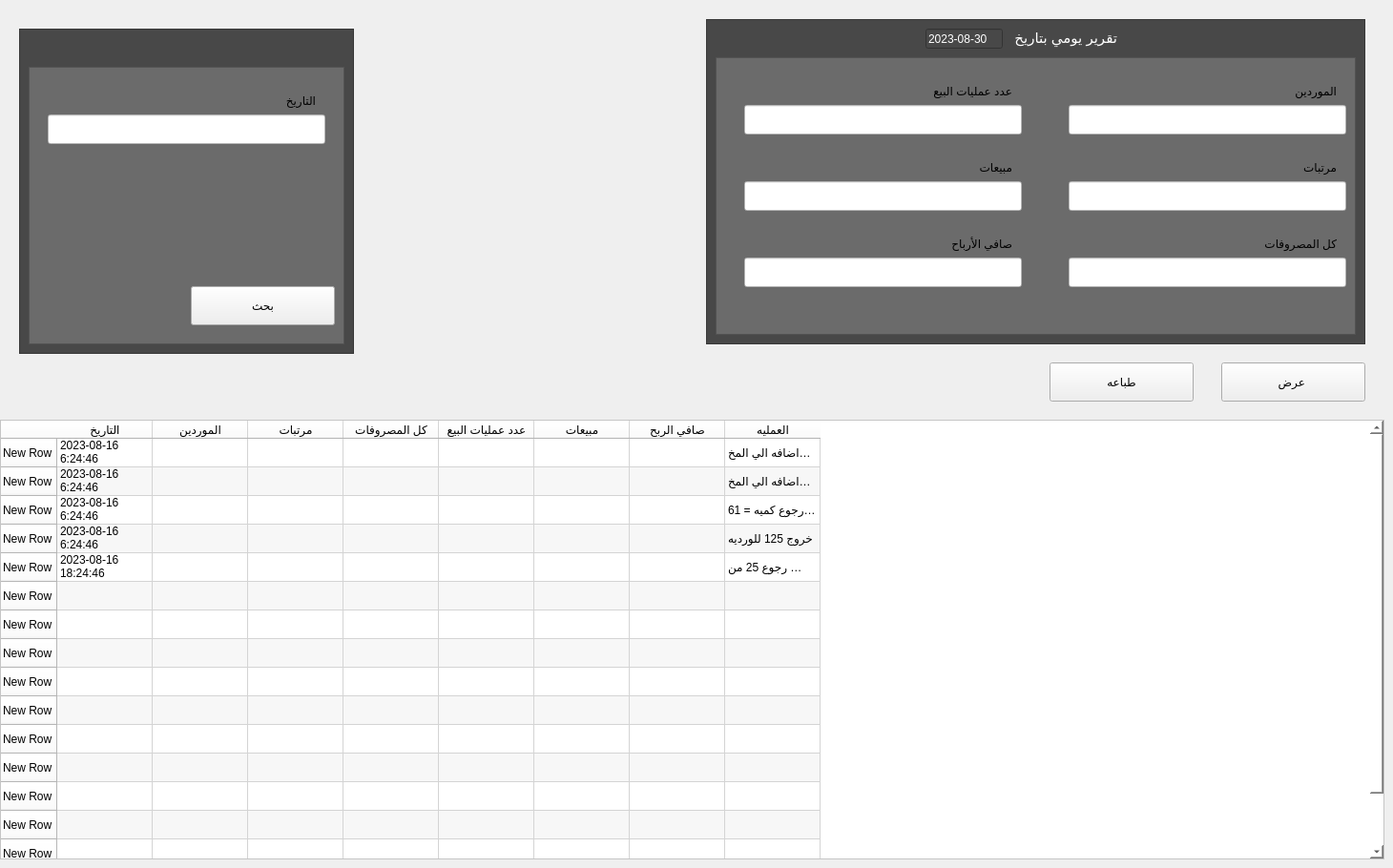
   <widget class="QWidget" name="tab_17">
    <attribute name="title">
     <string>تقرير يومي</string>
    </attribute>
    <widget class="QGraphicsView" name="graphicsView_66">
     <property name="geometry">
      <rect>
       <x>740</x>
       <y>20</y>
       <width>691</width>
       <height>341</height>
      </rect>
     </property>
     <property name="styleSheet">
      <string notr="true">background-color: rgb(72, 72, 72);
</string>
     </property>
    </widget>
    <widget class="QGraphicsView" name="graphicsView_65">
     <property name="geometry">
      <rect>
       <x>750</x>
       <y>60</y>
       <width>671</width>
       <height>291</height>
      </rect>
     </property>
     <property name="styleSheet">
      <string notr="true">background-color: rgb(136, 136, 136);
background-color: rgb(107, 107, 107);</string>
     </property>
    </widget>
    <widget class="QLabel" name="label_125">
     <property name="geometry">
      <rect>
       <x>1060</x>
       <y>30</y>
       <width>111</width>
       <height>20</height>
      </rect>
     </property>
     <property name="styleSheet">
      <string notr="true">background-color: transparent;
color: rgb(255, 255, 255);
font-size:15px;</string>
     </property>
     <property name="text">
      <string>تقرير يومي بتاريخ</string>
     </property>
    </widget>
    <widget class="QLabel" name="label_339">
     <property name="geometry">
      <rect>
       <x>950</x>
       <y>80</y>
       <width>111</width>
       <height>31</height>
      </rect>
     </property>
     <property name="styleSheet">
      <string notr="true">background-color: transparent;
</string>
     </property>
     <property name="text">
      <string>عدد عمليات البيع</string>
     </property>
    </widget>
    <widget class="QLineEdit" name="subscription_men_startdate_LINE_51">
     <property name="geometry">
      <rect>
       <x>1120</x>
       <y>190</y>
       <width>291</width>
       <height>31</height>
      </rect>
     </property>
     <property name="styleSheet">
      <string notr="true">	background-color: rgb(255, 255, 255);
</string>
     </property>
     <property name="text">
      <string/>
     </property>
     <property name="readOnly">
      <bool>true</bool>
     </property>
    </widget>
    <widget class="QLabel" name="label_229">
     <property name="geometry">
      <rect>
       <x>950</x>
       <y>240</y>
       <width>111</width>
       <height>31</height>
      </rect>
     </property>
     <property name="styleSheet">
      <string notr="true">background-color: transparent;
</string>
     </property>
     <property name="text">
      <string>صافي الأرباح</string>
     </property>
    </widget>
    <widget class="QLabel" name="label_230">
     <property name="geometry">
      <rect>
       <x>1290</x>
       <y>240</y>
       <width>111</width>
       <height>31</height>
      </rect>
     </property>
     <property name="styleSheet">
      <string notr="true">background-color: transparent;
</string>
     </property>
     <property name="text">
      <string>كل المصروفات</string>
     </property>
    </widget>
    <widget class="QLineEdit" name="subscription_men_startdate_LINE_52">
     <property name="geometry">
      <rect>
       <x>1120</x>
       <y>270</y>
       <width>291</width>
       <height>31</height>
      </rect>
     </property>
     <property name="styleSheet">
      <string notr="true">	background-color: rgb(255, 255, 255);
</string>
     </property>
     <property name="text">
      <string/>
     </property>
     <property name="readOnly">
      <bool>true</bool>
     </property>
    </widget>
    <widget class="QLineEdit" name="subscription_men_startdate_LINE_53">
     <property name="geometry">
      <rect>
       <x>780</x>
       <y>110</y>
       <width>291</width>
       <height>31</height>
      </rect>
     </property>
     <property name="styleSheet">
      <string notr="true">	background-color: rgb(255, 255, 255);
</string>
     </property>
     <property name="text">
      <string/>
     </property>
     <property name="readOnly">
      <bool>true</bool>
     </property>
    </widget>
    <widget class="QLineEdit" name="subscription_men_startdate_LINE_54">
     <property name="geometry">
      <rect>
       <x>970</x>
       <y>30</y>
       <width>81</width>
       <height>21</height>
      </rect>
     </property>
     <property name="styleSheet">
      <string notr="true">background-color: rgb(72, 72, 72);
border-color: rgb(72, 72, 72);
color: rgb(255, 255, 255);</string>
     </property>
     <property name="text">
      <string>2023-08-30</string>
     </property>
     <property name="readOnly">
      <bool>true</bool>
     </property>
    </widget>
    <widget class="QLabel" name="label_231">
     <property name="geometry">
      <rect>
       <x>1320</x>
       <y>160</y>
       <width>81</width>
       <height>31</height>
      </rect>
     </property>
     <property name="styleSheet">
      <string notr="true">background-color: transparent;
</string>
     </property>
     <property name="text">
      <string>مرتبات</string>
     </property>
    </widget>
    <widget class="QLineEdit" name="subscription_men_startdate_LINE_55">
     <property name="geometry">
      <rect>
       <x>780</x>
       <y>270</y>
       <width>291</width>
       <height>31</height>
      </rect>
     </property>
     <property name="styleSheet">
      <string notr="true">	background-color: rgb(255, 255, 255);
</string>
     </property>
     <property name="text">
      <string/>
     </property>
     <property name="readOnly">
      <bool>true</bool>
     </property>
    </widget>
    <widget class="QPushButton" name="subscription_men_sahowall_btn_26">
     <property name="geometry">
      <rect>
       <x>1280</x>
       <y>380</y>
       <width>151</width>
       <height>41</height>
      </rect>
     </property>
     <property name="styleSheet">
      <string notr="true">.QPushButton:hover {
	background:linear-gradient(to bottom, #ccc2a6 5%, #eae0c2 100%);
	
	color: rgb(0, 0, 0);
		
	background-color: rgb(255, 255, 255);
	border-color: rgb(38, 38, 38);

}
.QPushButton:active {
	position:relative;
	top:1px;
}</string>
     </property>
     <property name="text">
      <string>عرض </string>
     </property>
    </widget>
    <widget class="QLabel" name="label_232">
     <property name="geometry">
      <rect>
       <x>1320</x>
       <y>80</y>
       <width>81</width>
       <height>31</height>
      </rect>
     </property>
     <property name="styleSheet">
      <string notr="true">background-color: transparent;
</string>
     </property>
     <property name="text">
      <string>الموردين</string>
     </property>
    </widget>
    <widget class="QLabel" name="label_234">
     <property name="geometry">
      <rect>
       <x>950</x>
       <y>160</y>
       <width>111</width>
       <height>31</height>
      </rect>
     </property>
     <property name="styleSheet">
      <string notr="true">background-color: transparent;
</string>
     </property>
     <property name="text">
      <string>مبيعات </string>
     </property>
    </widget>
    <widget class="QPushButton" name="subscription_men_sahowall_btn_27">
     <property name="geometry">
      <rect>
       <x>1100</x>
       <y>380</y>
       <width>151</width>
       <height>41</height>
      </rect>
     </property>
     <property name="styleSheet">
      <string notr="true">.QPushButton:hover {
	background:linear-gradient(to bottom, #ccc2a6 5%, #eae0c2 100%);
	
	color: rgb(0, 0, 0);
		
	background-color: rgb(255, 255, 255);
	border-color: rgb(38, 38, 38);

}
.QPushButton:active {
	position:relative;
	top:1px;
}</string>
     </property>
     <property name="text">
      <string>طباعه</string>
     </property>
    </widget>
    <widget class="QLineEdit" name="subscription_men_startdate_LINE_56">
     <property name="geometry">
      <rect>
       <x>1120</x>
       <y>110</y>
       <width>291</width>
       <height>31</height>
      </rect>
     </property>
     <property name="styleSheet">
      <string notr="true">	background-color: rgb(255, 255, 255);
</string>
     </property>
     <property name="text">
      <string/>
     </property>
     <property name="readOnly">
      <bool>true</bool>
     </property>
    </widget>
    <widget class="QLineEdit" name="subscription_men_startdate_LINE_88">
     <property name="geometry">
      <rect>
       <x>780</x>
       <y>190</y>
       <width>291</width>
       <height>31</height>
      </rect>
     </property>
     <property name="styleSheet">
      <string notr="true">	background-color: rgb(255, 255, 255);
</string>
     </property>
     <property name="text">
      <string/>
     </property>
     <property name="readOnly">
      <bool>true</bool>
     </property>
    </widget>
    <widget class="QTableWidget" name="tableWidget_12">
     <property name="geometry">
      <rect>
       <x>0</x>
       <y>440</y>
       <width>1451</width>
       <height>461</height>
      </rect>
     </property>
     <property name="styleSheet">
      <string notr="true">background-color: rgb(255, 255, 255);</string>
     </property>
     <property name="alternatingRowColors">
      <bool>true</bool>
     </property>
     <property name="horizontalScrollMode">
      <enum>QAbstractItemView::ScrollPerPixel</enum>
     </property>
     <property name="showGrid">
      <bool>true</bool>
     </property>
     <property name="gridStyle">
      <enum>Qt::CustomDashLine</enum>
     </property>
     <property name="sortingEnabled">
      <bool>true</bool>
     </property>
     <property name="wordWrap">
      <bool>true</bool>
     </property>
     <row>
      <property name="text">
       <string>New Row</string>
      </property>
     </row>
     <row>
      <property name="text">
       <string>New Row</string>
      </property>
     </row>
     <row>
      <property name="text">
       <string>New Row</string>
      </property>
     </row>
     <row>
      <property name="text">
       <string>New Row</string>
      </property>
     </row>
     <row>
      <property name="text">
       <string>New Row</string>
      </property>
     </row>
     <row>
      <property name="text">
       <string>New Row</string>
      </property>
     </row>
     <row>
      <property name="text">
       <string>New Row</string>
      </property>
     </row>
     <row>
      <property name="text">
       <string>New Row</string>
      </property>
     </row>
     <row>
      <property name="text">
       <string>New Row</string>
      </property>
     </row>
     <row>
      <property name="text">
       <string>New Row</string>
      </property>
     </row>
     <row>
      <property name="text">
       <string>New Row</string>
      </property>
     </row>
     <row>
      <property name="text">
       <string>New Row</string>
      </property>
     </row>
     <row>
      <property name="text">
       <string>New Row</string>
      </property>
     </row>
     <row>
      <property name="text">
       <string>New Row</string>
      </property>
     </row>
     <row>
      <property name="text">
       <string>New Row</string>
      </property>
     </row>
     <row>
      <property name="text">
       <string>New Row</string>
      </property>
     </row>
     <column>
      <property name="text">
       <string>التاريخ</string>
      </property>
     </column>
     <column>
      <property name="text">
       <string>الموردين</string>
      </property>
     </column>
     <column>
      <property name="text">
       <string>مرتبات</string>
      </property>
     </column>
     <column>
      <property name="text">
       <string>كل المصروفات</string>
      </property>
     </column>
     <column>
      <property name="text">
       <string>عدد عمليات البيع</string>
      </property>
     </column>
     <column>
      <property name="text">
       <string>مبيعات</string>
      </property>
     </column>
     <column>
      <property name="text">
       <string>صافي الربح</string>
      </property>
     </column>
     <column>
      <property name="text">
       <string>العمليه</string>
      </property>
     </column>
     <item row="0" column="0">
      <property name="text">
       <string>2023-08-16 6:24:46</string>
      </property>
     </item>
     <item row="0" column="7">
      <property name="text">
       <string>اضافه الي المخزن بكميه = 7000</string>
      </property>
     </item>
     <item row="1" column="0">
      <property name="text">
       <string>2023-08-16 6:24:46</string>
      </property>
     </item>
     <item row="1" column="7">
      <property name="text">
       <string>اضافه الي المخزن بكميه = 5000</string>
      </property>
     </item>
     <item row="2" column="0">
      <property name="text">
       <string>2023-08-16 6:24:46</string>
      </property>
     </item>
     <item row="2" column="7">
      <property name="text">
       <string>رجوع كميه = 6125 من العميل هاني نبيل</string>
      </property>
     </item>
     <item row="3" column="0">
      <property name="text">
       <string>2023-08-16 6:24:46</string>
      </property>
     </item>
     <item row="3" column="7">
      <property name="text">
       <string>خروج 125 للورديه</string>
      </property>
     </item>
     <item row="4" column="0">
      <property name="text">
       <string>2023-08-16 18:24:46</string>
      </property>
     </item>
     <item row="4" column="7">
      <property name="text">
       <string>رجوع 25 من الورديه</string>
      </property>
     </item>
    </widget>
    <widget class="QGraphicsView" name="graphicsView_72">
     <property name="geometry">
      <rect>
       <x>20</x>
       <y>30</y>
       <width>351</width>
       <height>341</height>
      </rect>
     </property>
     <property name="styleSheet">
      <string notr="true">background-color: rgb(72, 72, 72);
</string>
     </property>
    </widget>
    <widget class="QGraphicsView" name="graphicsView_71">
     <property name="geometry">
      <rect>
       <x>30</x>
       <y>70</y>
       <width>331</width>
       <height>291</height>
      </rect>
     </property>
     <property name="styleSheet">
      <string notr="true">background-color: rgb(136, 136, 136);
background-color: rgb(107, 107, 107);</string>
     </property>
    </widget>
    <widget class="QLineEdit" name="subscription_men_startdate_LINE_57">
     <property name="geometry">
      <rect>
       <x>50</x>
       <y>120</y>
       <width>291</width>
       <height>31</height>
      </rect>
     </property>
     <property name="styleSheet">
      <string notr="true">	background-color: rgb(255, 255, 255);
</string>
     </property>
     <property name="text">
      <string/>
     </property>
     <property name="readOnly">
      <bool>true</bool>
     </property>
    </widget>
    <widget class="QLabel" name="label_233">
     <property name="geometry">
      <rect>
       <x>250</x>
       <y>90</y>
       <width>81</width>
       <height>31</height>
      </rect>
     </property>
     <property name="styleSheet">
      <string notr="true">background-color: transparent;
</string>
     </property>
     <property name="text">
      <string>التاريخ</string>
     </property>
    </widget>
    <widget class="QPushButton" name="subscription_men_sahowall_btn_28">
     <property name="geometry">
      <rect>
       <x>200</x>
       <y>300</y>
       <width>151</width>
       <height>41</height>
      </rect>
     </property>
     <property name="styleSheet">
      <string notr="true">.QPushButton:hover {
	background:linear-gradient(to bottom, #ccc2a6 5%, #eae0c2 100%);
	
	color: rgb(0, 0, 0);
		
	background-color: rgb(255, 255, 255);
	border-color: rgb(38, 38, 38);

}
.QPushButton:active {
	position:relative;
	top:1px;
}</string>
     </property>
     <property name="text">
      <string>بحث</string>
     </property>
    </widget>
   </widget>
